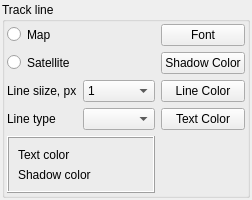
<?xml version="1.0" encoding="UTF-8"?>
<ui version="4.0">
 <class>TrackOptions</class>
 <widget class="QWidget" name="TrackOptions">
  <property name="geometry">
   <rect>
    <x>0</x>
    <y>0</y>
    <width>246</width>
    <height>200</height>
   </rect>
  </property>
  <property name="sizePolicy">
   <sizepolicy hsizetype="Expanding" vsizetype="Preferred">
    <horstretch>0</horstretch>
    <verstretch>0</verstretch>
   </sizepolicy>
  </property>
  <property name="minimumSize">
   <size>
    <width>0</width>
    <height>0</height>
   </size>
  </property>
  <property name="maximumSize">
   <size>
    <width>16777215</width>
    <height>16777215</height>
   </size>
  </property>
  <property name="windowTitle">
   <string>Form</string>
  </property>
  <layout class="QGridLayout" name="gridLayout_2">
   <property name="leftMargin">
    <number>2</number>
   </property>
   <property name="topMargin">
    <number>2</number>
   </property>
   <property name="rightMargin">
    <number>2</number>
   </property>
   <property name="bottomMargin">
    <number>2</number>
   </property>
   <property name="spacing">
    <number>2</number>
   </property>
   <item row="0" column="0">
    <widget class="QGroupBox" name="groupBox">
     <property name="sizePolicy">
      <sizepolicy hsizetype="Expanding" vsizetype="Preferred">
       <horstretch>0</horstretch>
       <verstretch>0</verstretch>
      </sizepolicy>
     </property>
     <property name="minimumSize">
      <size>
       <width>0</width>
       <height>0</height>
      </size>
     </property>
     <property name="maximumSize">
      <size>
       <width>16777215</width>
       <height>16777215</height>
      </size>
     </property>
     <property name="title">
      <string>Track line</string>
     </property>
     <layout class="QGridLayout" name="gridLayout">
      <property name="leftMargin">
       <number>2</number>
      </property>
      <property name="topMargin">
       <number>2</number>
      </property>
      <property name="rightMargin">
       <number>2</number>
      </property>
      <property name="bottomMargin">
       <number>2</number>
      </property>
      <item row="2" column="2">
       <widget class="QComboBox" name="comBoxSize">
        <property name="sizePolicy">
         <sizepolicy hsizetype="Preferred" vsizetype="Fixed">
          <horstretch>0</horstretch>
          <verstretch>0</verstretch>
         </sizepolicy>
        </property>
        <property name="maximumSize">
         <size>
          <width>16777215</width>
          <height>16777215</height>
         </size>
        </property>
        <item>
         <property name="text">
          <string>1</string>
         </property>
        </item>
        <item>
         <property name="text">
          <string>2</string>
         </property>
        </item>
        <item>
         <property name="text">
          <string>3</string>
         </property>
        </item>
        <item>
         <property name="text">
          <string>4</string>
         </property>
        </item>
       </widget>
      </item>
      <item row="3" column="0" colspan="2">
       <widget class="QLabel" name="lblType">
        <property name="text">
         <string>Line type</string>
        </property>
       </widget>
      </item>
      <item row="2" column="0" colspan="2">
       <widget class="QLabel" name="lblSize">
        <property name="text">
         <string>Line siize, px</string>
        </property>
       </widget>
      </item>
      <item row="2" column="3">
       <widget class="QPushButton" name="pButColor">
        <property name="sizePolicy">
         <sizepolicy hsizetype="Expanding" vsizetype="Fixed">
          <horstretch>0</horstretch>
          <verstretch>0</verstretch>
         </sizepolicy>
        </property>
        <property name="minimumSize">
         <size>
          <width>0</width>
          <height>0</height>
         </size>
        </property>
        <property name="text">
         <string>Line Color</string>
        </property>
       </widget>
      </item>
      <item row="1" column="1">
       <widget class="QLabel" name="label_2">
        <property name="text">
         <string>Satellite</string>
        </property>
       </widget>
      </item>
      <item row="1" column="3">
       <widget class="QPushButton" name="pButShColor">
        <property name="sizePolicy">
         <sizepolicy hsizetype="Expanding" vsizetype="Fixed">
          <horstretch>0</horstretch>
          <verstretch>0</verstretch>
         </sizepolicy>
        </property>
        <property name="minimumSize">
         <size>
          <width>0</width>
          <height>0</height>
         </size>
        </property>
        <property name="text">
         <string>Shadow Color</string>
        </property>
       </widget>
      </item>
      <item row="0" column="3">
       <widget class="QPushButton" name="pButFont">
        <property name="sizePolicy">
         <sizepolicy hsizetype="Expanding" vsizetype="Fixed">
          <horstretch>0</horstretch>
          <verstretch>0</verstretch>
         </sizepolicy>
        </property>
        <property name="minimumSize">
         <size>
          <width>0</width>
          <height>0</height>
         </size>
        </property>
        <property name="text">
         <string>Font</string>
        </property>
       </widget>
      </item>
      <item row="0" column="1">
       <widget class="QLabel" name="label">
        <property name="text">
         <string>Map</string>
        </property>
       </widget>
      </item>
      <item row="3" column="3">
       <widget class="QPushButton" name="pButTxtColor">
        <property name="sizePolicy">
         <sizepolicy hsizetype="Expanding" vsizetype="Fixed">
          <horstretch>0</horstretch>
          <verstretch>0</verstretch>
         </sizepolicy>
        </property>
        <property name="minimumSize">
         <size>
          <width>0</width>
          <height>0</height>
         </size>
        </property>
        <property name="text">
         <string>Text Color</string>
        </property>
       </widget>
      </item>
      <item row="1" column="0">
       <widget class="QRadioButton" name="rButSat">
        <property name="sizePolicy">
         <sizepolicy hsizetype="Maximum" vsizetype="Maximum">
          <horstretch>0</horstretch>
          <verstretch>0</verstretch>
         </sizepolicy>
        </property>
        <property name="font">
         <font>
          <pointsize>9</pointsize>
         </font>
        </property>
        <property name="text">
         <string/>
        </property>
       </widget>
      </item>
      <item row="0" column="0">
       <widget class="QRadioButton" name="rButMap">
        <property name="sizePolicy">
         <sizepolicy hsizetype="Maximum" vsizetype="Maximum">
          <horstretch>0</horstretch>
          <verstretch>0</verstretch>
         </sizepolicy>
        </property>
        <property name="font">
         <font>
          <pointsize>9</pointsize>
         </font>
        </property>
        <property name="text">
         <string/>
        </property>
       </widget>
      </item>
      <item row="3" column="2">
       <widget class="QComboBox" name="comBoxType">
        <property name="sizePolicy">
         <sizepolicy hsizetype="Preferred" vsizetype="Fixed">
          <horstretch>0</horstretch>
          <verstretch>0</verstretch>
         </sizepolicy>
        </property>
       </widget>
      </item>
      <item row="4" column="0" colspan="3">
       <widget class="QFrame" name="frame">
        <property name="sizePolicy">
         <sizepolicy hsizetype="Preferred" vsizetype="Preferred">
          <horstretch>0</horstretch>
          <verstretch>0</verstretch>
         </sizepolicy>
        </property>
        <property name="minimumSize">
         <size>
          <width>0</width>
          <height>0</height>
         </size>
        </property>
        <property name="maximumSize">
         <size>
          <width>16777215</width>
          <height>16777215</height>
         </size>
        </property>
        <property name="frameShape">
         <enum>QFrame::Box</enum>
        </property>
        <property name="frameShadow">
         <enum>QFrame::Raised</enum>
        </property>
        <layout class="QVBoxLayout" name="verticalLayout">
         <item>
          <widget class="QLabel" name="lblColor">
           <property name="styleSheet">
            <string notr="true">font: 10pt &quot;MS Shell Dlg 2&quot;;</string>
           </property>
           <property name="text">
            <string>Text color</string>
           </property>
          </widget>
         </item>
         <item>
          <widget class="QLabel" name="lblShad">
           <property name="styleSheet">
            <string notr="true">font: 10pt &quot;MS Shell Dlg 2&quot;;</string>
           </property>
           <property name="text">
            <string>Shadow color</string>
           </property>
          </widget>
         </item>
        </layout>
       </widget>
      </item>
     </layout>
    </widget>
   </item>
  </layout>
 </widget>
 <resources/>
 <connections/>
</ui>
